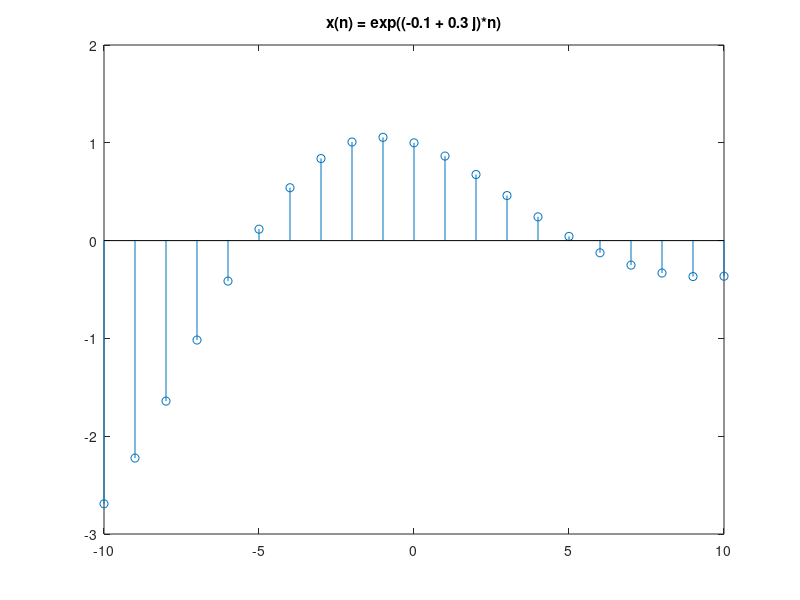

Reproduce this figure in MATLAB.
clear all;
clc;

range = -10:10;
c = complex(-0.1,0.3);
x = exp(c*range);

stem(range,x);
title('x(n) = exp((-0.1 + 0.3 j)*n)');